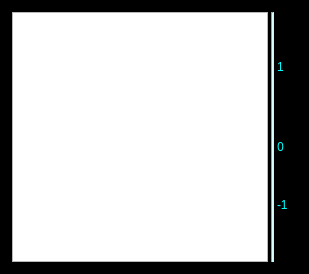
            <widget class="QFrame" name="frame_19">
             <property name="sizePolicy">
              <sizepolicy hsizetype="Expanding" vsizetype="Expanding">
               <horstretch>0</horstretch>
               <verstretch>0</verstretch>
              </sizepolicy>
             </property>
             <property name="palette">
              <palette>
               <active>
                <colorrole role="Button">
                 <brush brushstyle="SolidPattern">
                  <color alpha="255">
                   <red>0</red>
                   <green>0</green>
                   <blue>0</blue>
                  </color>
                 </brush>
                </colorrole>
                <colorrole role="Base">
                 <brush brushstyle="SolidPattern">
                  <color alpha="255">
                   <red>0</red>
                   <green>0</green>
                   <blue>0</blue>
                  </color>
                 </brush>
                </colorrole>
                <colorrole role="Window">
                 <brush brushstyle="SolidPattern">
                  <color alpha="255">
                   <red>0</red>
                   <green>0</green>
                   <blue>0</blue>
                  </color>
                 </brush>
                </colorrole>
               </active>
               <inactive>
                <colorrole role="Button">
                 <brush brushstyle="SolidPattern">
                  <color alpha="255">
                   <red>0</red>
                   <green>0</green>
                   <blue>0</blue>
                  </color>
                 </brush>
                </colorrole>
                <colorrole role="Base">
                 <brush brushstyle="SolidPattern">
                  <color alpha="255">
                   <red>0</red>
                   <green>0</green>
                   <blue>0</blue>
                  </color>
                 </brush>
                </colorrole>
                <colorrole role="Window">
                 <brush brushstyle="SolidPattern">
                  <color alpha="255">
                   <red>0</red>
                   <green>0</green>
                   <blue>0</blue>
                  </color>
                 </brush>
                </colorrole>
               </inactive>
               <disabled>
                <colorrole role="Button">
                 <brush brushstyle="SolidPattern">
                  <color alpha="255">
                   <red>0</red>
                   <green>0</green>
                   <blue>0</blue>
                  </color>
                 </brush>
                </colorrole>
                <colorrole role="Base">
                 <brush brushstyle="SolidPattern">
                  <color alpha="255">
                   <red>0</red>
                   <green>0</green>
                   <blue>0</blue>
                  </color>
                 </brush>
                </colorrole>
                <colorrole role="Window">
                 <brush brushstyle="SolidPattern">
                  <color alpha="255">
                   <red>0</red>
                   <green>0</green>
                   <blue>0</blue>
                  </color>
                 </brush>
                </colorrole>
               </disabled>
              </palette>
             </property>
             <property name="autoFillBackground">
              <bool>false</bool>
             </property>
             <property name="styleSheet">
              <string notr="true">QFrame #frame_19 {
    background-color: rgb(0, 0, 0);
}</string>
             </property>
             <property name="frameShape">
              <enum>QFrame::StyledPanel</enum>
             </property>
             <property name="frameShadow">
              <enum>QFrame::Raised</enum>
             </property>
             <layout class="QHBoxLayout" name="horizontalLayout_11">
              <item>
               <layout class="QHBoxLayout" name="horizontalLayout_8">
                <property name="spacing">
                 <number>3</number>
                </property>
                <item>
                 <widget class="PyDMWaveformPlot" name="wfpARawPlusWeight">
                  <property name="sizePolicy">
                   <sizepolicy hsizetype="Expanding" vsizetype="Minimum">
                    <horstretch>0</horstretch>
                    <verstretch>0</verstretch>
                   </sizepolicy>
                  </property>
                  <property name="minimumSize">
                   <size>
                    <width>0</width>
                    <height>250</height>
                   </size>
                  </property>
                  <property name="toolTip">
                   <string/>
                  </property>
                  <property name="whatsThis">
                   <string>
    PyDMWaveformPlot is a widget to plot one or more waveforms.

    Each curve can plot either a Y-axis waveform vs. its indices,
    or a Y-axis waveform against an X-axis waveform.

    Parameters
    ----------
    parent : optional
        The parent of this widget.
    init_x_channels: optional
        init_x_channels can be a string with the address for a channel,
        or a list of strings, each containing an address for a channel.
        If not specified, y-axis waveforms will be plotted against their
        indices. If a list is specified for both init_x_channels and
        init_y_channels, they both must have the same length.
        If a single x channel was specified, and a list of y channels are
        specified, all y channels will be plotted against the same x channel.
    init_y_channels: optional
        init_y_channels can be a string with the address for a channel,
        or a list of strings, each containing an address for a channel.
        If a list is specified for both init_x_channels and init_y_channels,
        they both must have the same length.
        If a single x channel was specified, and a list of y channels are
        specified, all y channels will be plotted against the same x channel.
    background: optional
        The background color for the plot.  Accepts any arguments that
        pyqtgraph.mkColor will accept.
    </string>
                  </property>
                  <property name="title" stdset="0">
                   <string>${INST}A Raw + Weight Function</string>
                  </property>
                  <property name="maxRedrawRate" stdset="0">
                   <number>30</number>
                  </property>
                  <property name="curves">
                   <stringlist>
                    <string>{&quot;y_channel&quot;: &quot;ca://BLEN:${AREA}:${POS}:${INST}A:RWF_U16.VALA&quot;, &quot;x_channel&quot;: &quot;ca://BLEN:${AREA}:${POS}:${INST}A:SampTime.VALA&quot;, &quot;name&quot;: &quot;${INST}A Raw Waveform&quot;, &quot;color&quot;: &quot;white&quot;, &quot;lineStyle&quot;: 1, &quot;lineWidth&quot;: 1, &quot;symbol&quot;: null, &quot;symbolSize&quot;: 10, &quot;redraw_mode&quot;: 2}</string>
                    <string>{&quot;y_channel&quot;: &quot;ca://BLEN:${AREA}:${POS}:${INST}A_SCL_VWF.AVAL&quot;, &quot;x_channel&quot;: &quot;ca://BLEN:${AREA}:${POS}:${INST}A:SampTime.VALA&quot;, &quot;name&quot;: &quot;${INST}A Weight Function&quot;, &quot;color&quot;: &quot;cyan&quot;, &quot;lineStyle&quot;: 2, &quot;lineWidth&quot;: 1, &quot;symbol&quot;: null, &quot;symbolSize&quot;: 10, &quot;redraw_mode&quot;: 2}</string>
                   </stringlist>
                  </property>
                  <property name="autoRangeX">
                   <bool>true</bool>
                  </property>
                  <property name="minXRange">
                   <double>0.000000000000000</double>
                  </property>
                  <property name="maxXRange">
                   <double>1.000000000000000</double>
                  </property>
                  <property name="autoRangeY">
                   <bool>true</bool>
                  </property>
                  <property name="minYRange">
                   <double>0.000000000000000</double>
                  </property>
                  <property name="maxYRange">
                   <double>1.000000000000000</double>
                  </property>
                 </widget>
                </item>
                <item>
                 <widget class="Line" name="line_2">
                  <property name="palette">
                   <palette>
                    <active>
                     <colorrole role="Button">
                      <brush brushstyle="SolidPattern">
                       <color alpha="255">
                        <red>180</red>
                        <green>255</green>
                        <blue>255</blue>
                       </color>
                      </brush>
                     </colorrole>
                     <colorrole role="Base">
                      <brush brushstyle="SolidPattern">
                       <color alpha="255">
                        <red>180</red>
                        <green>255</green>
                        <blue>255</blue>
                       </color>
                      </brush>
                     </colorrole>
                     <colorrole role="Window">
                      <brush brushstyle="SolidPattern">
                       <color alpha="255">
                        <red>180</red>
                        <green>255</green>
                        <blue>255</blue>
                       </color>
                      </brush>
                     </colorrole>
                    </active>
                    <inactive>
                     <colorrole role="Button">
                      <brush brushstyle="SolidPattern">
                       <color alpha="255">
                        <red>180</red>
                        <green>255</green>
                        <blue>255</blue>
                       </color>
                      </brush>
                     </colorrole>
                     <colorrole role="Base">
                      <brush brushstyle="SolidPattern">
                       <color alpha="255">
                        <red>180</red>
                        <green>255</green>
                        <blue>255</blue>
                       </color>
                      </brush>
                     </colorrole>
                     <colorrole role="Window">
                      <brush brushstyle="SolidPattern">
                       <color alpha="255">
                        <red>180</red>
                        <green>255</green>
                        <blue>255</blue>
                       </color>
                      </brush>
                     </colorrole>
                    </inactive>
                    <disabled>
                     <colorrole role="Button">
                      <brush brushstyle="SolidPattern">
                       <color alpha="255">
                        <red>180</red>
                        <green>255</green>
                        <blue>255</blue>
                       </color>
                      </brush>
                     </colorrole>
                     <colorrole role="Base">
                      <brush brushstyle="SolidPattern">
                       <color alpha="255">
                        <red>180</red>
                        <green>255</green>
                        <blue>255</blue>
                       </color>
                      </brush>
                     </colorrole>
                     <colorrole role="Window">
                      <brush brushstyle="SolidPattern">
                       <color alpha="255">
                        <red>180</red>
                        <green>255</green>
                        <blue>255</blue>
                       </color>
                      </brush>
                     </colorrole>
                    </disabled>
                   </palette>
                  </property>
                  <property name="styleSheet">
                   <string notr="true">background-color: rgb(180, 255, 255);</string>
                  </property>
                  <property name="lineWidth">
                   <number>1</number>
                  </property>
                  <property name="orientation">
                   <enum>Qt::Vertical</enum>
                  </property>
                 </widget>
                </item>
                <item>
                 <layout class="QVBoxLayout" name="verticalLayout_5">
                  <property name="spacing">
                   <number>0</number>
                  </property>
                  <item>
                   <spacer name="verticalSpacer_8">
                    <property name="orientation">
                     <enum>Qt::Vertical</enum>
                    </property>
                    <property name="sizeType">
                     <enum>QSizePolicy::Fixed</enum>
                    </property>
                    <property name="sizeHint" stdset="0">
                     <size>
                      <width>20</width>
                      <height>40</height>
                     </size>
                    </property>
                   </spacer>
                  </item>
                  <item>
                   <widget class="QLabel" name="label_17">
                    <property name="minimumSize">
                     <size>
                      <width>0</width>
                      <height>30</height>
                     </size>
                    </property>
                    <property name="maximumSize">
                     <size>
                      <width>16777215</width>
                      <height>30</height>
                     </size>
                    </property>
                    <property name="palette">
                     <palette>
                      <active>
                       <colorrole role="WindowText">
                        <brush brushstyle="SolidPattern">
                         <color alpha="255">
                          <red>0</red>
                          <green>255</green>
                          <blue>255</blue>
                         </color>
                        </brush>
                       </colorrole>
                       <colorrole role="Button">
                        <brush brushstyle="SolidPattern">
                         <color alpha="255">
                          <red>0</red>
                          <green>0</green>
                          <blue>0</blue>
                         </color>
                        </brush>
                       </colorrole>
                       <colorrole role="Base">
                        <brush brushstyle="SolidPattern">
                         <color alpha="255">
                          <red>0</red>
                          <green>0</green>
                          <blue>0</blue>
                         </color>
                        </brush>
                       </colorrole>
                       <colorrole role="Window">
                        <brush brushstyle="SolidPattern">
                         <color alpha="255">
                          <red>0</red>
                          <green>0</green>
                          <blue>0</blue>
                         </color>
                        </brush>
                       </colorrole>
                      </active>
                      <inactive>
                       <colorrole role="WindowText">
                        <brush brushstyle="SolidPattern">
                         <color alpha="255">
                          <red>0</red>
                          <green>255</green>
                          <blue>255</blue>
                         </color>
                        </brush>
                       </colorrole>
                       <colorrole role="Button">
                        <brush brushstyle="SolidPattern">
                         <color alpha="255">
                          <red>0</red>
                          <green>0</green>
                          <blue>0</blue>
                         </color>
                        </brush>
                       </colorrole>
                       <colorrole role="Base">
                        <brush brushstyle="SolidPattern">
                         <color alpha="255">
                          <red>0</red>
                          <green>0</green>
                          <blue>0</blue>
                         </color>
                        </brush>
                       </colorrole>
                       <colorrole role="Window">
                        <brush brushstyle="SolidPattern">
                         <color alpha="255">
                          <red>0</red>
                          <green>0</green>
                          <blue>0</blue>
                         </color>
                        </brush>
                       </colorrole>
                      </inactive>
                      <disabled>
                       <colorrole role="WindowText">
                        <brush brushstyle="SolidPattern">
                         <color alpha="255">
                          <red>190</red>
                          <green>190</green>
                          <blue>190</blue>
                         </color>
                        </brush>
                       </colorrole>
                       <colorrole role="Button">
                        <brush brushstyle="SolidPattern">
                         <color alpha="255">
                          <red>0</red>
                          <green>0</green>
                          <blue>0</blue>
                         </color>
                        </brush>
                       </colorrole>
                       <colorrole role="Base">
                        <brush brushstyle="SolidPattern">
                         <color alpha="255">
                          <red>0</red>
                          <green>0</green>
                          <blue>0</blue>
                         </color>
                        </brush>
                       </colorrole>
                       <colorrole role="Window">
                        <brush brushstyle="SolidPattern">
                         <color alpha="255">
                          <red>0</red>
                          <green>0</green>
                          <blue>0</blue>
                         </color>
                        </brush>
                       </colorrole>
                      </disabled>
                     </palette>
                    </property>
                    <property name="toolTip">
                     <string/>
                    </property>
                    <property name="statusTip">
                     <string/>
                    </property>
                    <property name="styleSheet">
                     <string notr="true">background-color: rgb(0, 0, 0);</string>
                    </property>
                    <property name="lineWidth">
                     <number>0</number>
                    </property>
                    <property name="text">
                     <string>1</string>
                    </property>
                   </widget>
                  </item>
                  <item>
                   <spacer name="verticalSpacer_5">
                    <property name="orientation">
                     <enum>Qt::Vertical</enum>
                    </property>
                    <property name="sizeType">
                     <enum>QSizePolicy::MinimumExpanding</enum>
                    </property>
                    <property name="sizeHint" stdset="0">
                     <size>
                      <width>20</width>
                      <height>20</height>
                     </size>
                    </property>
                   </spacer>
                  </item>
                  <item>
                   <widget class="QLabel" name="label_18">
                    <property name="minimumSize">
                     <size>
                      <width>0</width>
                      <height>63</height>
                     </size>
                    </property>
                    <property name="maximumSize">
                     <size>
                      <width>16777215</width>
                      <height>50</height>
                     </size>
                    </property>
                    <property name="palette">
                     <palette>
                      <active>
                       <colorrole role="WindowText">
                        <brush brushstyle="SolidPattern">
                         <color alpha="255">
                          <red>0</red>
                          <green>255</green>
                          <blue>255</blue>
                         </color>
                        </brush>
                       </colorrole>
                       <colorrole role="Button">
                        <brush brushstyle="SolidPattern">
                         <color alpha="255">
                          <red>0</red>
                          <green>0</green>
                          <blue>0</blue>
                         </color>
                        </brush>
                       </colorrole>
                       <colorrole role="Base">
                        <brush brushstyle="SolidPattern">
                         <color alpha="255">
                          <red>0</red>
                          <green>0</green>
                          <blue>0</blue>
                         </color>
                        </brush>
                       </colorrole>
                       <colorrole role="Window">
                        <brush brushstyle="SolidPattern">
                         <color alpha="255">
                          <red>0</red>
                          <green>0</green>
                          <blue>0</blue>
                         </color>
                        </brush>
                       </colorrole>
                      </active>
                      <inactive>
                       <colorrole role="WindowText">
                        <brush brushstyle="SolidPattern">
                         <color alpha="255">
                          <red>0</red>
                          <green>255</green>
                          <blue>255</blue>
                         </color>
                        </brush>
                       </colorrole>
                       <colorrole role="Button">
                        <brush brushstyle="SolidPattern">
                         <color alpha="255">
                          <red>0</red>
                          <green>0</green>
                          <blue>0</blue>
                         </color>
                        </brush>
                       </colorrole>
                       <colorrole role="Base">
                        <brush brushstyle="SolidPattern">
                         <color alpha="255">
                          <red>0</red>
                          <green>0</green>
                          <blue>0</blue>
                         </color>
                        </brush>
                       </colorrole>
                       <colorrole role="Window">
                        <brush brushstyle="SolidPattern">
                         <color alpha="255">
                          <red>0</red>
                          <green>0</green>
                          <blue>0</blue>
                         </color>
                        </brush>
                       </colorrole>
                      </inactive>
                      <disabled>
                       <colorrole role="WindowText">
                        <brush brushstyle="SolidPattern">
                         <color alpha="255">
                          <red>190</red>
                          <green>190</green>
                          <blue>190</blue>
                         </color>
                        </brush>
                       </colorrole>
                       <colorrole role="Button">
                        <brush brushstyle="SolidPattern">
                         <color alpha="255">
                          <red>0</red>
                          <green>0</green>
                          <blue>0</blue>
                         </color>
                        </brush>
                       </colorrole>
                       <colorrole role="Base">
                        <brush brushstyle="SolidPattern">
                         <color alpha="255">
                          <red>0</red>
                          <green>0</green>
                          <blue>0</blue>
                         </color>
                        </brush>
                       </colorrole>
                       <colorrole role="Window">
                        <brush brushstyle="SolidPattern">
                         <color alpha="255">
                          <red>0</red>
                          <green>0</green>
                          <blue>0</blue>
                         </color>
                        </brush>
                       </colorrole>
                      </disabled>
                     </palette>
                    </property>
                    <property name="font">
                     <font>
                      <family>Sans Serif</family>
                     </font>
                    </property>
                    <property name="toolTip">
                     <string>Weight function scale</string>
                    </property>
                    <property name="whatsThis">
                     <string/>
                    </property>
                    <property name="styleSheet">
                     <string notr="true">background-color: rgb(0, 0, 0);</string>
                    </property>
                    <property name="text">
                     <string>0</string>
                    </property>
                   </widget>
                  </item>
                  <item>
                   <spacer name="verticalSpacer_6">
                    <property name="orientation">
                     <enum>Qt::Vertical</enum>
                    </property>
                    <property name="sizeType">
                     <enum>QSizePolicy::MinimumExpanding</enum>
                    </property>
                    <property name="sizeHint" stdset="0">
                     <size>
                      <width>20</width>
                      <height>20</height>
                     </size>
                    </property>
                   </spacer>
                  </item>
                  <item>
                   <widget class="QLabel" name="label_19">
                    <property name="minimumSize">
                     <size>
                      <width>0</width>
                      <height>0</height>
                     </size>
                    </property>
                    <property name="palette">
                     <palette>
                      <active>
                       <colorrole role="WindowText">
                        <brush brushstyle="SolidPattern">
                         <color alpha="255">
                          <red>0</red>
                          <green>255</green>
                          <blue>255</blue>
                         </color>
                        </brush>
                       </colorrole>
                       <colorrole role="Button">
                        <brush brushstyle="SolidPattern">
                         <color alpha="255">
                          <red>0</red>
                          <green>0</green>
                          <blue>0</blue>
                         </color>
                        </brush>
                       </colorrole>
                       <colorrole role="Base">
                        <brush brushstyle="SolidPattern">
                         <color alpha="255">
                          <red>0</red>
                          <green>0</green>
                          <blue>0</blue>
                         </color>
                        </brush>
                       </colorrole>
                       <colorrole role="Window">
                        <brush brushstyle="SolidPattern">
                         <color alpha="255">
                          <red>0</red>
                          <green>0</green>
                          <blue>0</blue>
                         </color>
                        </brush>
                       </colorrole>
                      </active>
                      <inactive>
                       <colorrole role="WindowText">
                        <brush brushstyle="SolidPattern">
                         <color alpha="255">
                          <red>0</red>
                          <green>255</green>
                          <blue>255</blue>
                         </color>
                        </brush>
                       </colorrole>
                       <colorrole role="Button">
                        <brush brushstyle="SolidPattern">
                         <color alpha="255">
                          <red>0</red>
                          <green>0</green>
                          <blue>0</blue>
                         </color>
                        </brush>
                       </colorrole>
                       <colorrole role="Base">
                        <brush brushstyle="SolidPattern">
                         <color alpha="255">
                          <red>0</red>
                          <green>0</green>
                          <blue>0</blue>
                         </color>
                        </brush>
                       </colorrole>
                       <colorrole role="Window">
                        <brush brushstyle="SolidPattern">
                         <color alpha="255">
                          <red>0</red>
                          <green>0</green>
                          <blue>0</blue>
                         </color>
                        </brush>
                       </colorrole>
                      </inactive>
                      <disabled>
                       <colorrole role="WindowText">
                        <brush brushstyle="SolidPattern">
                         <color alpha="255">
                          <red>190</red>
                          <green>190</green>
                          <blue>190</blue>
                         </color>
                        </brush>
                       </colorrole>
                       <colorrole role="Button">
                        <brush brushstyle="SolidPattern">
                         <color alpha="255">
                          <red>0</red>
                          <green>0</green>
                          <blue>0</blue>
                         </color>
                        </brush>
                       </colorrole>
                       <colorrole role="Base">
                        <brush brushstyle="SolidPattern">
                         <color alpha="255">
                          <red>0</red>
                          <green>0</green>
                          <blue>0</blue>
                         </color>
                        </brush>
                       </colorrole>
                       <colorrole role="Window">
                        <brush brushstyle="SolidPattern">
                         <color alpha="255">
                          <red>0</red>
                          <green>0</green>
                          <blue>0</blue>
                         </color>
                        </brush>
                       </colorrole>
                      </disabled>
                     </palette>
                    </property>
                    <property name="styleSheet">
                     <string notr="true">background-color: rgb(0, 0, 0);</string>
                    </property>
                    <property name="text">
                     <string>-1</string>
                    </property>
                   </widget>
                  </item>
                  <item>
                   <spacer name="verticalSpacer_7">
                    <property name="orientation">
                     <enum>Qt::Vertical</enum>
                    </property>
                    <property name="sizeType">
                     <enum>QSizePolicy::Fixed</enum>
                    </property>
                    <property name="sizeHint" stdset="0">
                     <size>
                      <width>20</width>
                      <height>50</height>
                     </size>
                    </property>
                   </spacer>
                  </item>
                 </layout>
                </item>
               </layout>
              </item>
             </layout>
            </widget>
